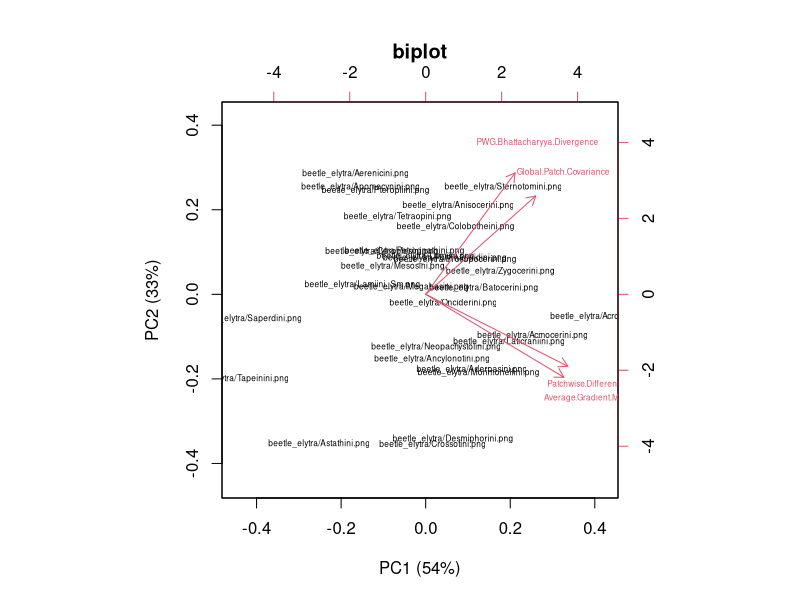

Write the R code that produced this figure. (Note: this script raises an error after producing the figure.)
### CODE TO COMPLETE DEWPAT EXAMPLES 

setwd("")




########################################## Example 1
beetle_dat <- read.csv("beetle_complexity.csv", row.names = 1, header = TRUE,na.strings = c("", "NA"))

pcaOutput <- prcomp(beetle_dat, center = TRUE, scale = TRUE)
summary(pcaOutput)
unclass(pcaOutput)
biplot(pcaOutput, xlab="PC1 (54%)", ylab = "PC2 (33%)", main = "biplot", cex = 0.5)







########################################## Example 2

# Colour Contrast (Euclidean Distance)
onecolourdata <- read.csv("anole_dew_lab_2cluster.csv",row.names=1,header = TRUE,na.strings = c("", "NA"))

names(onecolourdata)

#make new objects with the variables of interest
L1 <- onecolourdata[,1] 
names(L1) <- row.names(onecolourdata) 
a1 <- onecolourdata[,2] 
names(a1) <- row.names(onecolourdata) 
b1 <- onecolourdata[,3] 
names(b1) <- row.names(onecolourdata) 
L2 <- onecolourdata[,4] 
names(L2) <- row.names(onecolourdata) 
a2 <- onecolourdata[,5] 
names(a2) <- row.names(onecolourdata) 
b2 <- onecolourdata[,6] 
names(b2) <- row.names(onecolourdata) 

# Function to calculate Delta E (colour contrast)
delta_e_ab <- function(L1, a1, b1, L2, a2, b2) {
  sqrt((L1 - L2)^2 + (a1 - a2)^2 + (b1 - b2)^2)
}

# Calculate Delta E_ab
delta_e <- delta_e_ab(L1, a1, b1, L2, a2, b2)

#Add a column 
onecolourfinish <- cbind(onecolourdata, delta_e)

#Export
write.csv(onecolourfinish, file ="anole_lab_coldist.csv")


# create pie charts
# RGB to Hex
anole_rgb <- read.csv("anole_dew_col_2cluster.csv")
names(anole_rgb)
rgb2hex <- function(R, G, B) {rgb(R, G, B, maxColorValue = 255)}
anole_rgb$Hex <- rgb2hex(anole_rgb[3:5])

write.csv(anole_rgb, "rgb2hex_dew.csv")

# Pie Charts #
anole_rgb2 <- read.csv("rgb2hex_dew.csv")
names(anole_rgb2)

#break up dataset into data for individual species
splist = unique(anole_rgb2$species) # list of unique species names
anole.pi = list()
for(i in 1:length(splist)) anole.pi[[i]] = anole_rgb2[anole_rgb2$species == splist[i],]
names(anole.pi) = splist
# anole.polygons is now a list in which each element contains the polygon (or, in many cases, multiple polygons) for a single species
# have a look at the structure
str(anole.pi, max.level=1)
# check out the first few elements
anole.pi[[1]]
anole.pi[[1]]$Hex

plot<- ggplot(anole.pi[[1]], aes(x="", y=percent, fill=as.factor(cluster))) +
  geom_bar(width = 1, stat = "identity", fill =anole.pi[[1]]$Hex) +
  coord_polar("y", start=0) +
  labs(x = "", y = "") 
plot + theme_bw() + theme(axis.text.x=element_blank(), axis.ticks.x=element_blank(), axis.text.y=element_blank(), axis.ticks.y=element_blank())

#loop the plots and put them in object pi.plots
pi.plots = list()
for(i in 1:length(anole.pi)) pi.plots[[i]] = ggplot(anole.pi[[i]], aes(x="", y=percent, fill=as.factor(cluster))) +
  geom_bar(width = 1, stat = "identity", fill =anole.pi[[i]]$Hex) +
  coord_polar("y", start=0) +
  labs(x = "", y = "") +
  theme_bw() + theme(axis.text.x=element_blank(), axis.ticks.x=element_blank(), axis.text.y=element_blank(), axis.ticks.y=element_blank())

pi.plots[1]







########################################## Example 3
library(ggplot2)

# Bee only
flower_dat_bee <- read.csv("flowers_bee.csv", header = TRUE,na.strings = c("", "NA"))
names(flower_dat_bee)

flower_dat_bee$GPC_stnd <- 
  (flower_dat_bee$Global.Patch.Covariance - min(flower_dat_bee$Global.Patch.Covariance)) /
  (max(flower_dat_bee$Global.Patch.Covariance) - min(flower_dat_bee$Global.Patch.Covariance))


#plot
theme <-  theme_bw() + theme(legend.direction="horizontal", legend.position=c(0.9,1.034), legend.title=element_blank(), text = element_text(size = 19))
flower <- ggplot(flower_dat_bee, aes(x=species, y=GPC_stnd)) + 
  geom_violin(trim=FALSE, fill="gray")+
  labs(title="", x = "", y = "Global Heterogeneity")
flower + theme


lm <- lm(GPC_stnd ~ species, data=flower_dat_bee)
summary(lm) # p = 0.0316, adjusted R squared = 0.1566

anova_result <- aov(GPC_stnd ~ species, data = flower_dat_bee)
summary(anova_result) # F-statistic = 186.2, p < 0.001

# Vis only
flower_dat_vis <- read.csv("flowers_vis.csv", header = TRUE,na.strings = c("", "NA"))
flower_dat_vis$GPC_stnd <- 
  (flower_dat_vis$Global.Patch.Covariance - min(flower_dat_vis$Global.Patch.Covariance)) /
  (max(flower_dat_vis$Global.Patch.Covariance) - min(flower_dat_vis$Global.Patch.Covariance))


#plot
theme <-  theme_bw() + theme(legend.direction="horizontal", legend.position=c(0.9,1.034), legend.title=element_blank(), text = element_text(size = 19))
flower <- ggplot(flower_dat_vis, aes(x=species, y=GPC_stnd)) + 
  geom_violin(trim=FALSE, fill="gray")+
  labs(title="", x = "", y = "Global Heterogeneity")
flower + theme

lm <- lm(GPC_stnd ~ species, data=flower_dat_vis)
summary(lm) # p = 3.24e-12, adjusted R squared = 0.8895

anova_result <- aov(GPC_stnd ~ species, data = flower_dat_vis)
summary(anova_result) # F-statistic = 186.2, p < 0.001






